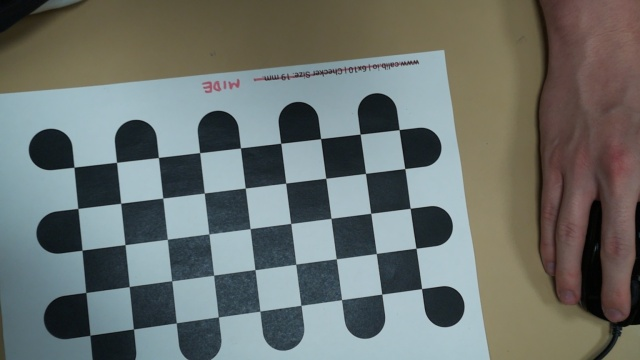
#> input picture calibration_images/img0.jpg, 640 x 360 px, given in place of path_to_video_file, which was not available
$ python tracker_def.py
#> lines starting #> are read from the running program, lines starting #| are printed output that depends on the picture
import cv2
import numpy as np

# Function to check if a specific pattern is present in the frame
def check_pattern(frame, pattern):
    # Convert the pattern to grayscale
    pattern_gray = cv2.cvtColor(pattern, cv2.COLOR_BGR2GRAY)

    # Create SIFT object
    sift = cv2.SIFT_create()

    # Detect keypoints and compute descriptors for the pattern
    keypoints_pattern, descriptors_pattern = sift.detectAndCompute(pattern_gray, None)

    # Convert the frame to grayscale
    frame_gray = cv2.cvtColor(frame, cv2.COLOR_BGR2GRAY)

    # Detect keypoints and compute descriptors for the frame
    keypoints_frame, descriptors_frame = sift.detectAndCompute(frame_gray, None)

    # Create a BFMatcher object
    bf = cv2.BFMatcher()

    # Match descriptors of the pattern and frame
    matches = bf.match(descriptors_pattern, descriptors_frame)

    # Sort the matches by distance
    matches = sorted(matches, key=lambda x: x.distance)

    # Draw the top matches on the frame
    matched_frame = cv2.drawMatches(pattern_gray, keypoints_pattern, frame_gray, keypoints_frame, matches[:10], None, flags=cv2.DrawMatchesFlags_NOT_DRAW_SINGLE_POINTS)

    # Show the matched frame
    cv2.imshow('Pattern Matching', matched_frame)

    # If pattern is found, print 'hello'
    if len(matches) > 0:
        print('hello')


# Pattern to be matched
pattern = cv2.imread('path_to_pattern_image')

# Open video capture
cap = cv2.VideoCapture('path_to_video_file')

# Read the first frame
ret, prev_frame = cap.read()
#> prev_frame is the input picture: shape (360, 640, 3); mean B, G, R 109, 112.8, 107

# Convert the frame to grayscale
prev_gray = cv2.cvtColor(prev_frame, cv2.COLOR_BGR2GRAY)
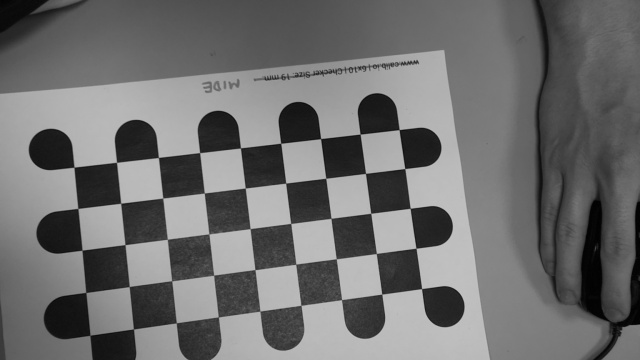
#> prev_gray: shape (360, 640); min 0, max 197, mean 110.6

# Initialize the motion detection flag
motion_detected = False

while True:
    # Read the next frame
    ret, frame = cap.read()

    if not ret:
        break

    # Convert the frame to grayscale
    gray = cv2.cvtColor(frame, cv2.COLOR_BGR2GRAY)

    # Calculate the absolute difference between the current and previous frame
    frame_diff = cv2.absdiff(gray, prev_gray)
#> frame_diff: shape (360, 640); every value is 0

    # Apply a threshold to the frame difference
    _, threshold = cv2.threshold(frame_diff, 30, 255, cv2.THRESH_BINARY)

    # Find contours of the thresholded frame
    contours, _ = cv2.findContours(threshold, cv2.RETR_EXTERNAL, cv2.CHAIN_APPROX_SIMPLE)
#> contours = []

    # Iterate over the contours
    for contour in contours:
        # Filter contours based on area or other criteria if needed


        # Draw bounding rectangle around the contour
        x, y, w, h = cv2.boundingRect(contour)
        cv2.rectangle(frame, (x, y), (x + w, y + h), (0, 255, 0), 2)

        # Check if there is movement in the video
        motion_detected = True
#> this loop made 0 passes

    # Show the frame with bounding rectangles
    cv2.imshow('Motion Detection', frame)

    # Check if there is movement and perform pattern matching
    if motion_detected:
        check_pattern(frame)

    # Update the previous frame
    prev_gray = gray.copy()

    # Break the loop if 'q' is pressed
    if cv2.waitKey(1) & 0xFF == ord('q'):
#> (key q is pressed here)
        break

# Release the video capture and destroy all windows
cap.release()
cv2.destroyAllWindows()

$ run again, on calibration_images/img1.jpg
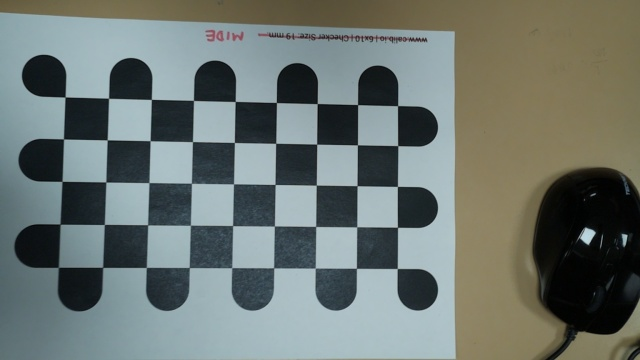
#> input picture calibration_images/img1.jpg, 640 x 360 px, given in place of path_to_video_file, which was not available
#> prev_frame is the input picture: shape (360, 640, 3); mean B, G, R 112.5, 117.3, 108.8
#> `prev_gray = cv2.cvtColor(prev_frame, cv2.COLOR_BGR2GRAY)`:
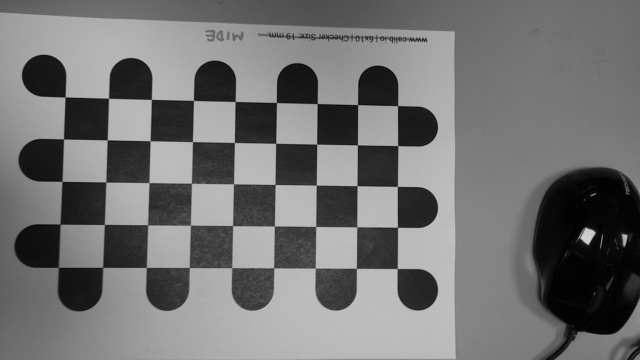
#> prev_gray: shape (360, 640); min 0, max 209, mean 114.2
#> frame_diff: shape (360, 640); every value is 0
#> contours = []

$ run again, on calibration_images/img2.jpg
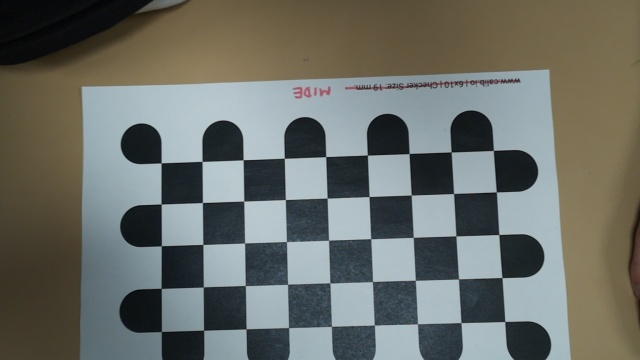
#> input picture calibration_images/img2.jpg, 640 x 360 px, given in place of path_to_video_file, which was not available
#> prev_frame is the input picture: shape (360, 640, 3); mean B, G, R 103.9, 110, 106.9
#> `prev_gray = cv2.cvtColor(prev_frame, cv2.COLOR_BGR2GRAY)`:
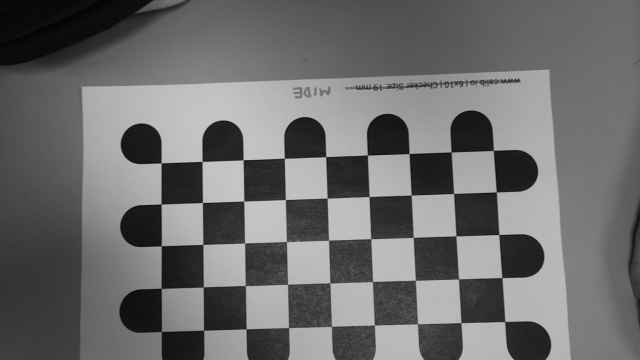
#> prev_gray: shape (360, 640); min 3, max 202, mean 108.4
#> frame_diff: shape (360, 640); every value is 0
#> contours = []

$ run again, on calibration_images/img3.jpg
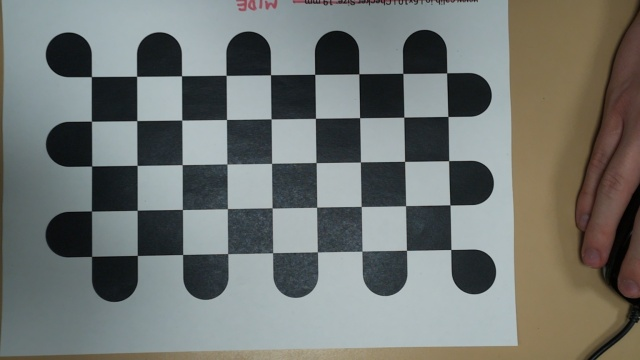
#> input picture calibration_images/img3.jpg, 640 x 360 px, given in place of path_to_video_file, which was not available
#> prev_frame is the input picture: shape (360, 640, 3); mean B, G, R 113.5, 117, 113.3
#> `prev_gray = cv2.cvtColor(prev_frame, cv2.COLOR_BGR2GRAY)`:
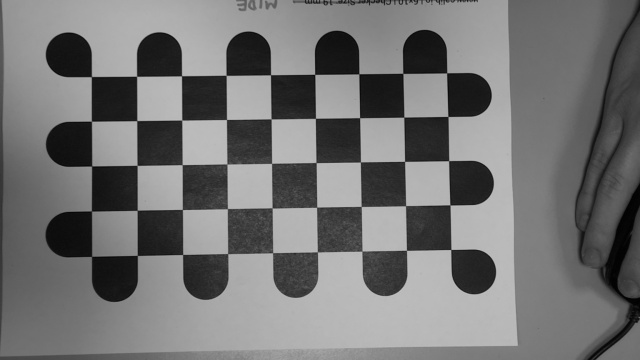
#> prev_gray: shape (360, 640); min 0, max 193, mean 115.5
#> frame_diff: shape (360, 640); every value is 0
#> contours = []
